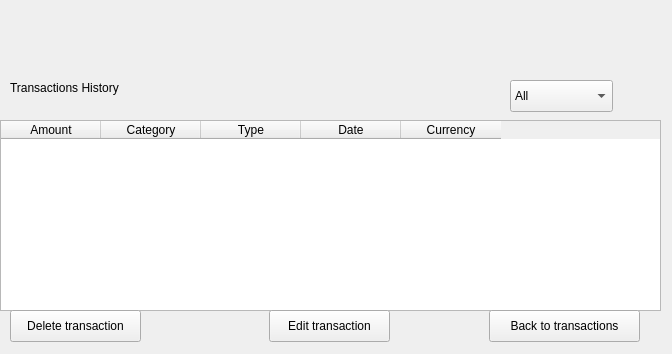
<?xml version="1.0" encoding="UTF-8"?>
<ui version="4.0">
 <class>History</class>
 <widget class="QWidget" name="History">
  <property name="geometry">
   <rect>
    <x>0</x>
    <y>0</y>
    <width>672</width>
    <height>354</height>
   </rect>
  </property>
  <property name="windowTitle">
   <string>Form</string>
  </property>

  <widget class="QLabel" name="label">
   <property name="geometry">
    <rect>
     <x>10</x>
     <y>80</y>
     <width>131</width>
     <height>16</height>
    </rect>
   </property>
   <property name="text">
    <string>Transactions History</string>
   </property>
  </widget>

  <widget class="QTableWidget" name="historyTable">
   <property name="geometry">
    <rect>
     <x>0</x>
     <y>120</y>
     <width>661</width>
     <height>191</height>
    </rect>
   </property>
   <column>
    <property name="text">
     <string>Amount</string>
    </property>
   </column>
   <column>
    <property name="text">
     <string>Category</string>
    </property>
   </column>
   <column>
    <property name="text">
     <string>Type</string>
    </property>
   </column>
   <column>
    <property name="text">
     <string>Date</string>
    </property>
   </column>
   <column>
    <property name="text">
     <string>Currency</string>
    </property>
   </column>
  </widget>

  <widget class="QPushButton" name="deleteButton">
   <property name="geometry">
    <rect>
     <x>10</x>
     <y>310</y>
     <width>131</width>
     <height>32</height>
    </rect>
   </property>
   <property name="text">
    <string>Delete transaction</string>
   </property>
  </widget>

  <widget class="QPushButton" name="editButton">
   <property name="geometry">
    <rect>
     <x>269</x>
     <y>310</y>
     <width>121</width>
     <height>32</height>
    </rect>
   </property>
   <property name="text">
    <string>Edit transaction</string>
   </property>
  </widget>

  <widget class="QPushButton" name="backButton">
   <property name="geometry">
    <rect>
     <x>489</x>
     <y>310</y>
     <width>151</width>
     <height>32</height>
    </rect>
   </property>
   <property name="text">
    <string>Back to transactions</string>
   </property>
  </widget>

  <widget class="QComboBox" name="filterBox">
   <property name="geometry">
    <rect>
     <x>510</x>
     <y>80</y>
     <width>103</width>
     <height>32</height>
    </rect>
   </property>
   <item>
    <property name="text">
     <string>All</string>
    </property>
   </item>
   <item>
    <property name="text">
     <string>income</string>
    </property>
   </item>
   <item>
    <property name="text">
     <string>expense</string>
    </property>
   </item>
  </widget>

 </widget>
 <resources/>
 <connections/>
</ui>
